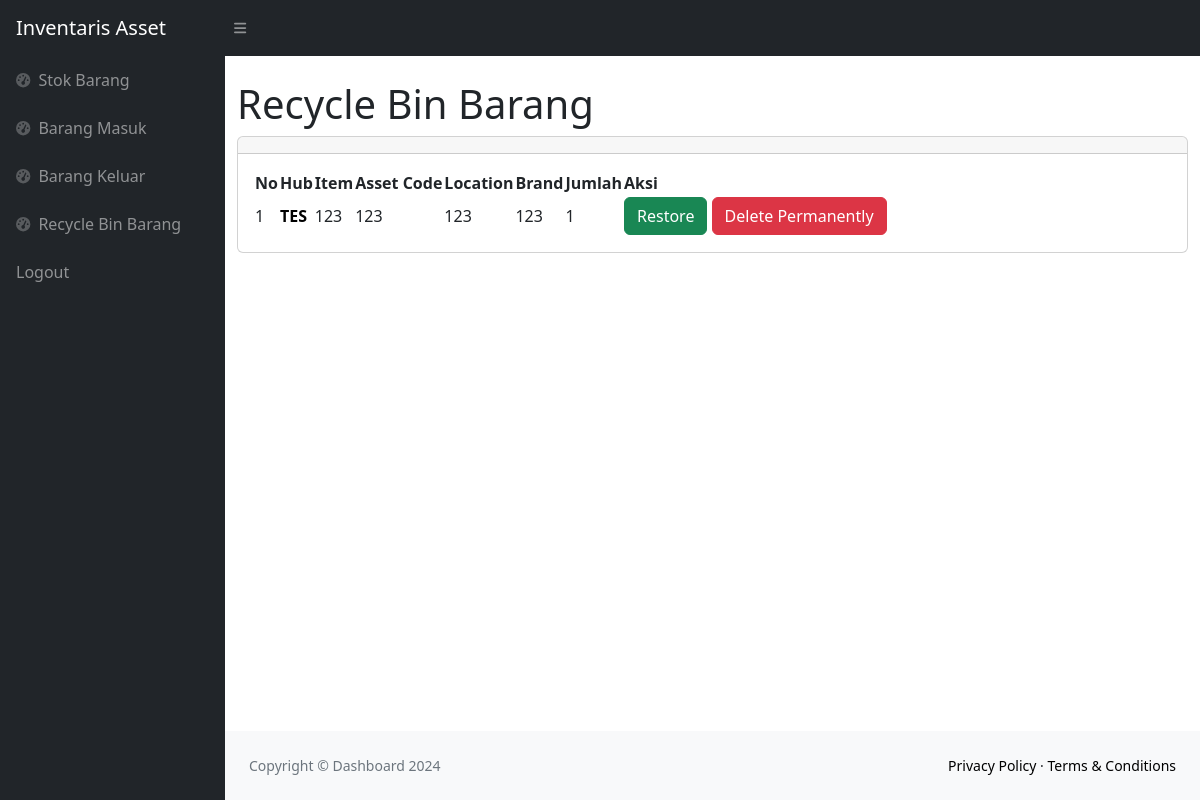
The app's page /inventaris/barang_recycle.php (signed in) with its own data.
### tables this page shows
CREATE TABLE `stock` (
  `idbarang` int(11) NOT NULL,
  `hub` varchar(50) NOT NULL,
  `item` varchar(50) NOT NULL,
  `code` varchar(25) NOT NULL,
  `location` varchar(25) NOT NULL,
  `brand` varchar(25) NOT NULL,
  `stock` int(11) NOT NULL,
  `is_deleted` tinyint(4) NOT NULL DEFAULT 0,
  `deleted_at` datetime DEFAULT NULL,
  `restored_at` datetime DEFAULT NULL
);

### inventaris/barang_recycle.php (the view, shortened to what this page needs)
<?php
require 'function.php';
?>
<!DOCTYPE html>
<html lang="en">
<head>
    <link rel="stylesheet" href="https://cdn.jsdelivr.net/npm/bootstrap@4.6.2/dist/css/bootstrap.min.css">
    <link href="https://cdn.jsdelivr.net/npm/simple-datatables@7.1.2/dist/style.min.css" rel="stylesheet" />
    <link href="css/styles.css" rel="stylesheet" />
</head>
<body class="sb-nav-fixed">
    <nav class="sb-topnav navbar navbar-expand navbar-dark bg-dark">
        <a class="navbar-brand ps-3" href="barang.php">Inventaris Asset</a>
        <button class="btn btn-link btn-sm order-1 order-lg-0 me-4 me-lg-0" id="sidebarToggle" href="#!"><i
                class="fas fa-bars"></i></button>
    </nav>
    <div id="layoutSidenav">
        <div id="layoutSidenav_nav">
            <nav class="sb-sidenav accordion sb-sidenav-dark" id="sidenavAccordion">
                <div class="sb-sidenav-menu">
                    <div class="nav">
                        <a class="nav-link" href="barang.php">
                            <div class="sb-nav-link-icon"><i class="fas fa-tachometer-alt"></i></div>
                            Stok Barang
                        </a>
                        <a class="nav-link" href="masuk.php">
                            <div class="sb-nav-link-icon"><i class="fas fa-tachometer-alt"></i></div>
                            Barang Masuk
                        </a>
                        <a class="nav-link" href="keluar.php">
                            <div class="sb-nav-link-icon"><i class="fas fa-tachometer-alt"></i></div>
                            Barang Keluar
                        </a>
                         <a class="nav-link" href="barang_recycle.php">
                            <div class="sb-nav-link-icon"><i class="fas fa-tachometer-alt"></i></div>
                            Recycle Bin Barang
                        </a>
                        <a class="nav-link" href="logout.php">
                            Logout
                        </a>
                    </div>
                </div>
            </nav>
        </div>
        <div id="layoutSidenav_content">
            <main>
                <div class="container-fluid">
                    <h1 class="mt-4">Recycle Bin Barang</h1>
                    <div class="card mb-4">
                        <div class="card-header">
                        </div>
                        <div class="card-body">
                            <table id="datatablesSimple">
                                <thead>
                                    <tr>
                                        <th>No</th>
                                        <th>Hub</th>
                                        <th>Item</th>
                                        <th>Asset Code</th>
                                        <th>Location</th>
                                        <th>Brand</th>
                                        <th>Jumlah</th>
                                        <th>Aksi</th>
                                    </tr>
                                </thead>
                                <tbody>
                                    <?php
                                    $ambilsemuadatastock = mysqli_query($conn, "select * from stock where is_deleted = 1");
                                    $i = 1;
                                    while ($data = mysqli_fetch_array($ambilsemuadatastock)) {
                                        $hub = $data['hub'];
                                        $item = $data['item'];
                                        $code = $data['code'];
                                        $location = $data['location'];
                                        $brand = $data['brand'];
                                        $stock = $data['stock'];
                                        $idb = $data['idbarang'];
                                    ?>
                                        <tr>
                                            <td><?= $i++; ?></td>
                                            <td><strong><a href="detail.php?id=<?= $idb; ?>"><?= $hub; ?></a></strong>
                                            </td>
                                            <td><?= $item; ?></td>
                                            <td><?= $code; ?></td>
                                            <td><?= $location; ?></td>
                                            <td><?= $brand; ?></td>
                                            <td><?= $stock; ?></td>
                                            <td>
                                                <button type="button" class="btn btn-success" data-bs-toggle="modal" data-bs-target="#restore<?= $idb; ?>">
                                                    Restore
                                                </button>
                                                <button type="button" class="btn btn-danger" data-bs-toggle="modal" data-bs-target="#permanentDelete<?= $idb; ?>">
                                                    Delete Permanently
                                                </button>
                                            </td>
                                        </tr>
                                    <?php
                                    };
                                    ?>
                                </tbody>
                            </table>
                        </div>
                    </div>
                </div>
            </main>
            <footer class="py-4 bg-light mt-auto">
                <div class="container-fluid px-4">
                    <div class="d-flex align-items-center justify-content-between small">
                        <div class="text-muted">Copyright &copy; Dashboard 2024</div>
                        <div>
                            <a href="#">Privacy Policy</a>
                            &middot;
                            <a href="#">Terms &amp; Conditions</a>
                        </div>
                    </div>
                </div>
            </footer>
        </div>
    </div>
</body>
</html>

### inventaris/barang_recycle.php (style rules this page uses)
a { text-decoration: none; color: black; }

### records on screen
stock: hub "TES", item "123", code "123", location "123", brand "123", stock "1"
